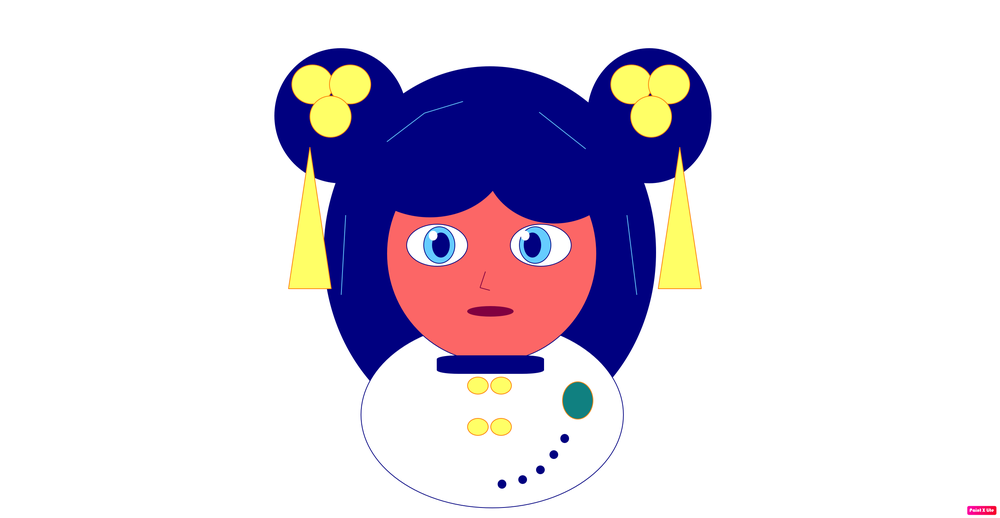
#> input picture paintx-blue-cosplay-sketch.png, 1000 x 518 px, shrunk from 2759 x 1430 before the run
$ python -i lighting.py   (imports and definitions only)
#> lines starting #> are read from the running program, lines starting #| are printed output that depends on the picture; after the words box and inside, x2 and y2 are one past the last pixel; in counts of white or black regions, pixels touching at a corner belong together
#> further down, picture is the input picture: shape (518, 1000, 3); mean B, G, R 225.8, 212.1, 218.3
"""Shared, confidence-rated key-light estimation for face-local operations.

The vector uses image coordinates: ``(1, 0)`` points right and ``(0, -1)``
points up.  It describes the image-plane direction toward the brighter/key-lit
side of the face, not a 3D light position.  Consumers must respect
``confidence``; an ``unknown`` result is intentionally safer than a guessed
direction for catchlight or lip-highlight synthesis.
"""

from __future__ import annotations

from dataclasses import dataclass
from typing import Any, Optional, Tuple

import cv2
import numpy as np

__all__ = ["LightDirection", "estimate_light_direction"]


@dataclass(frozen=True)
class LightDirection:
    """One face's estimated key-light direction in image coordinates.

    ``direction`` is a unit vector for known estimates and ``(0, 0)`` for an
    unknown estimate.  ``source`` is useful for downstream conservative gates:
    paired catchlights are the strongest evidence, while broad shading is only
    a fallback.
    """

    direction: Tuple[float, float] = (0.0, 0.0)
    confidence: float = 0.0
    source: str = "unknown"

    @property
    def is_known(self) -> bool:
        return self.confidence > 0.0 and self.source != "unknown"


def _gray_f32(img_bgr: np.ndarray) -> np.ndarray:
    """Return BGR input luminance as float32 in [0, 1]."""
    if img_bgr.ndim != 3 or img_bgr.shape[2] != 3:
        raise ValueError("estimate_light_direction expects a 3-channel BGR image")
    img = img_bgr.astype(np.float32, copy=False)
    if img.size and float(np.nanmax(img)) > 1.5:
        img = img * (1.0 / 255.0)
    return cv2.cvtColor(np.clip(img, 0.0, 1.0), cv2.COLOR_BGR2GRAY)
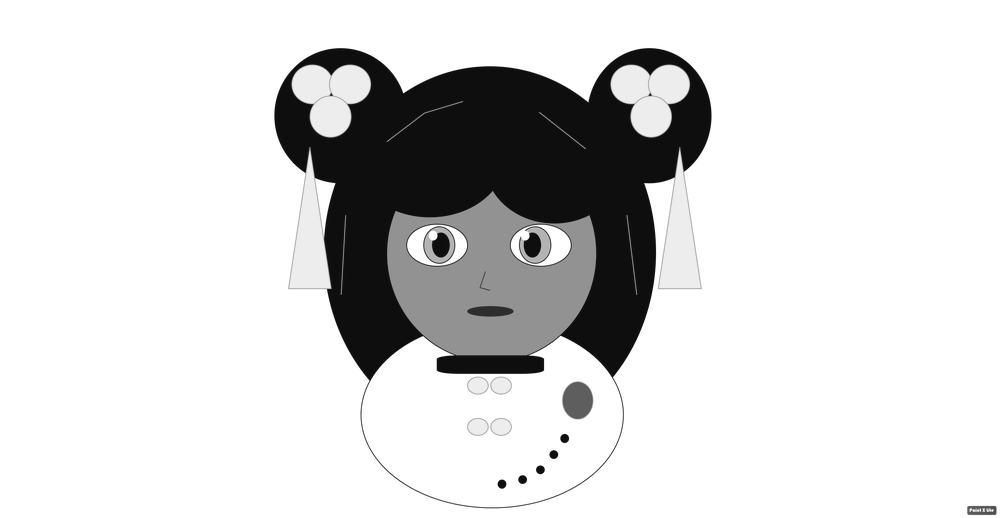
#> returned value: shape (518, 1000) float32; min 0.0487, max 1, mean 0.845


def _unit(vector: np.ndarray) -> Optional[Tuple[float, float]]:
    length = float(np.linalg.norm(vector))
    if not np.isfinite(length) or length < 1e-6:
        return None
    return float(vector[0] / length), float(vector[1] / length)


# [86 lines left out: functions _iris_catchlight_direction, _catchlight_estimate, not called in this run]


def _shading_estimate(
    gray: np.ndarray, regions: Any, face_width: Optional[float]
) -> LightDirection:
    """Fit a low-frequency illumination plane within the skin mask."""
    h, w = gray.shape
#> h = 518; w = 1000
    skin = getattr(regions, "skin", None) if regions is not None else None
    if skin is not None and skin.shape == gray.shape:
        mask = skin.astype(np.float32, copy=False) > 0.20
    else:
        # Avoid using arbitrary background when the parser did not make skin.
        yy, xx = np.ogrid[:h, :w]
#> yy = 518 values from 0 to 517
        mask = ((xx - (w - 1) / 2.0) / max(w * 0.35, 1.0)) ** 2 + (
            (yy - (h - 1) / 2.0) / max(h * 0.42, 1.0)
        ) ** 2 <= 1.0
    if int(mask.sum()) < 100:
        return LightDirection()

    sigma = max(2.0, min(h, w) * 0.06)
#> sigma = 31.08
    if face_width is not None:
        sigma = max(sigma, float(face_width) * 0.10)
    low = cv2.GaussianBlur(gray, (0, 0), sigma)
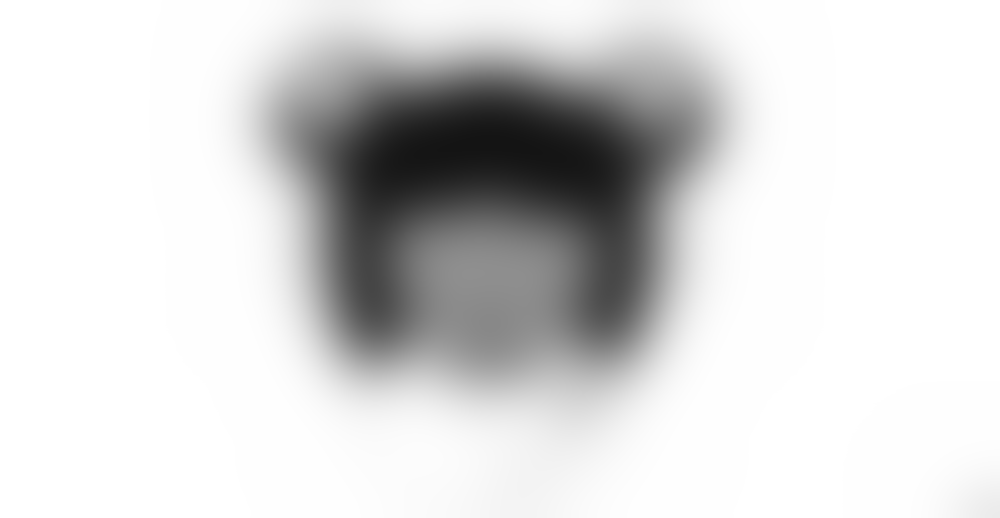
#> low: shape (518, 1000) float32; min 0.0788, max 1, mean 0.845
    yy, xx = np.nonzero(mask)
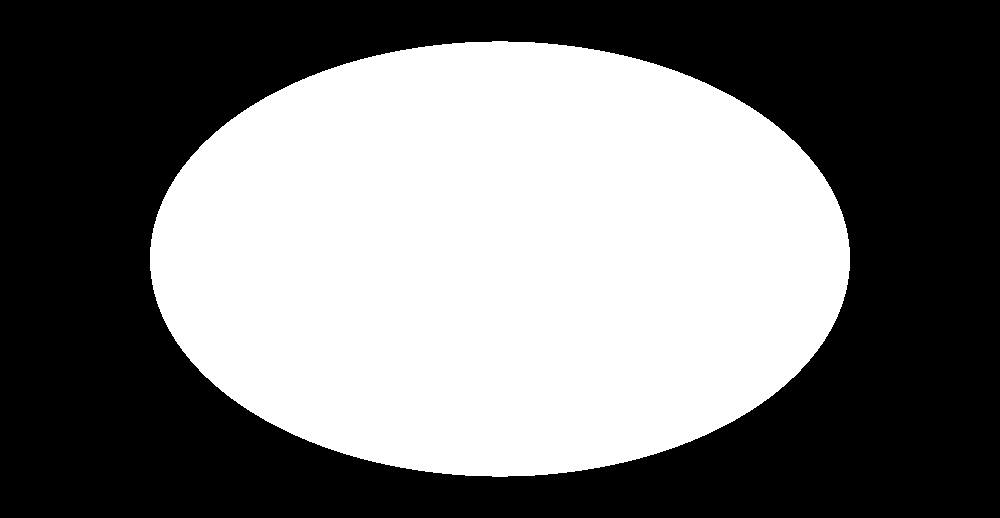
#> mask: shape (518, 1000) bool; 46.2% white; 1 white region, box (x1, y1, x2, y2) and area: (150, 41, 850, 477) 239220
    x = (xx.astype(np.float32) - (w - 1) / 2.0) / max(w / 2.0, 1.0)
    y = (yy.astype(np.float32) - (h - 1) / 2.0) / max(h / 2.0, 1.0)
    design = np.column_stack((x, y, np.ones_like(x)))
    coeff, _, _, _ = np.linalg.lstsq(design, low[mask], rcond=None)
#> coeff = [0.0397, 0.357, 0.679]
    direction = _unit(coeff[:2])
#> in _unit, `length = float(np.linalg.norm(vector))`: length = 0.359
#> direction = (0.11, 0.994)
    if direction is None:
        return LightDirection()

    fitted = design @ coeff
    residual = float(np.std(low[mask] - fitted))
#> residual = 0.262
    amplitude = float(np.linalg.norm(coeff[:2]))
#> amplitude = 0.359
    confidence = min(0.45, amplitude / max(residual * 5.0, 0.035)) * 0.45
#> confidence = 0.123
    if confidence < 0.05:
        return LightDirection()
    return LightDirection(direction, float(confidence), "shading")


def estimate_light_direction(
    img_bgr: np.ndarray,
    regions: Any = None,
    face_width: Optional[float] = None,
) -> LightDirection:
    """Estimate a face-local key-light direction without changing the image.

    Paired corneal highlights are preferred because they provide direct optical
    evidence.  When they are absent or disagree, a broad shading-plane fit in
    the skin region supplies a deliberately lower-confidence fallback.
    """
    gray = _gray_f32(img_bgr)
    if regions is not None:
        catchlights = _catchlight_estimate(gray, regions)
        if catchlights is not None:
            return catchlights
    return _shading_estimate(gray, regions, face_width)

>>> import cv2
>>> picture = cv2.imread('../paintx-blue-cosplay-sketch.png')
>>> result = estimate_light_direction(picture)
